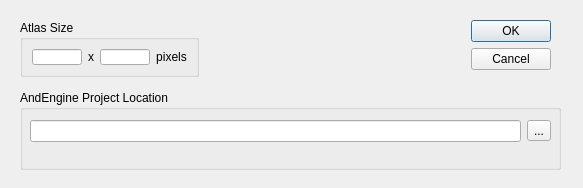
<?xml version="1.0" encoding="UTF-8"?>
<ui version="4.0">
 <class>NewProjectDialog</class>
 <widget class="QDialog" name="NewProjectDialog">
  <property name="geometry">
   <rect>
    <x>0</x>
    <y>0</y>
    <width>583</width>
    <height>188</height>
   </rect>
  </property>
  <property name="windowTitle">
   <string>New Project</string>
  </property>
  <widget class="QGroupBox" name="groupBox_2">
   <property name="geometry">
    <rect>
     <x>20</x>
     <y>90</y>
     <width>541</width>
     <height>80</height>
    </rect>
   </property>
   <property name="title">
    <string>AndEngine Project Location</string>
   </property>
   <widget class="QWidget" name="">
    <property name="geometry">
     <rect>
      <x>10</x>
      <y>30</y>
      <width>521</width>
      <height>22</height>
     </rect>
    </property>
    <layout class="QGridLayout" name="gridLayout_2">
     <item row="0" column="0">
      <widget class="QLineEdit" name="projectPathText">
       <property name="enabled">
        <bool>true</bool>
       </property>
       <property name="sizePolicy">
        <sizepolicy hsizetype="Expanding" vsizetype="Fixed">
         <horstretch>0</horstretch>
         <verstretch>0</verstretch>
        </sizepolicy>
       </property>
       <property name="inputMask">
        <string/>
       </property>
       <property name="readOnly">
        <bool>false</bool>
       </property>
      </widget>
     </item>
     <item row="0" column="1">
      <widget class="QToolButton" name="toolButton">
       <property name="text">
        <string>...</string>
       </property>
      </widget>
     </item>
    </layout>
   </widget>
   <zorder>projectPathText</zorder>
   <zorder>toolButton</zorder>
   <zorder>buttonBox</zorder>
  </widget>
  <widget class="QWidget" name="">
   <property name="geometry">
    <rect>
     <x>20</x>
     <y>20</y>
     <width>531</width>
     <height>57</height>
    </rect>
   </property>
   <layout class="QGridLayout" name="gridLayout_3">
    <item row="0" column="2">
     <widget class="QDialogButtonBox" name="buttonBox">
      <property name="orientation">
       <enum>Qt::Vertical</enum>
      </property>
      <property name="standardButtons">
       <set>QDialogButtonBox::Cancel|QDialogButtonBox::Ok</set>
      </property>
     </widget>
    </item>
    <item row="0" column="0">
     <widget class="QGroupBox" name="groupBox">
      <property name="title">
       <string>Atlas Size</string>
      </property>
      <layout class="QGridLayout" name="gridLayout">
       <item row="0" column="0">
        <layout class="QHBoxLayout" name="horizontalLayout">
         <item>
          <widget class="QLineEdit" name="widthText">
           <property name="sizePolicy">
            <sizepolicy hsizetype="Maximum" vsizetype="Fixed">
             <horstretch>0</horstretch>
             <verstretch>0</verstretch>
            </sizepolicy>
           </property>
           <property name="maximumSize">
            <size>
             <width>50</width>
             <height>16777215</height>
            </size>
           </property>
           <property name="inputMask">
            <string/>
           </property>
          </widget>
         </item>
         <item>
          <widget class="QLabel" name="label_x">
           <property name="text">
            <string>x</string>
           </property>
           <property name="alignment">
            <set>Qt::AlignCenter</set>
           </property>
          </widget>
         </item>
         <item>
          <widget class="QLineEdit" name="heightText">
           <property name="sizePolicy">
            <sizepolicy hsizetype="Maximum" vsizetype="Fixed">
             <horstretch>0</horstretch>
             <verstretch>0</verstretch>
            </sizepolicy>
           </property>
           <property name="maximumSize">
            <size>
             <width>50</width>
             <height>16777215</height>
            </size>
           </property>
           <property name="inputMask">
            <string notr="true"/>
           </property>
          </widget>
         </item>
         <item>
          <widget class="QLabel" name="label_pixels">
           <property name="text">
            <string>pixels</string>
           </property>
           <property name="alignment">
            <set>Qt::AlignCenter</set>
           </property>
          </widget>
         </item>
        </layout>
       </item>
      </layout>
      <zorder>heightText</zorder>
      <zorder></zorder>
     </widget>
    </item>
    <item row="0" column="1">
     <spacer name="horizontalSpacer">
      <property name="orientation">
       <enum>Qt::Horizontal</enum>
      </property>
      <property name="sizeHint" stdset="0">
       <size>
        <width>40</width>
        <height>20</height>
       </size>
      </property>
     </spacer>
    </item>
   </layout>
  </widget>
 </widget>
 <resources/>
 <connections>
  <connection>
   <sender>buttonBox</sender>
   <signal>accepted()</signal>
   <receiver>NewProjectDialog</receiver>
   <slot>accept()</slot>
   <hints>
    <hint type="sourcelabel">
     <x>475</x>
     <y>75</y>
    </hint>
    <hint type="destinationlabel">
     <x>157</x>
     <y>187</y>
    </hint>
   </hints>
  </connection>
  <connection>
   <sender>buttonBox</sender>
   <signal>rejected()</signal>
   <receiver>NewProjectDialog</receiver>
   <slot>reject()</slot>
   <hints>
    <hint type="sourcelabel">
     <x>501</x>
     <y>75</y>
    </hint>
    <hint type="destinationlabel">
     <x>286</x>
     <y>187</y>
    </hint>
   </hints>
  </connection>
  <connection>
   <sender>toolButton</sender>
   <signal>clicked()</signal>
   <receiver>NewProjectDialog</receiver>
   <slot>launchFileDialog()</slot>
   <hints>
    <hint type="sourcelabel">
     <x>540</x>
     <y>129</y>
    </hint>
    <hint type="destinationlabel">
     <x>573</x>
     <y>132</y>
    </hint>
   </hints>
  </connection>
 </connections>
 <slots>
  <slot>launchFileDialog()</slot>
 </slots>
</ui>
